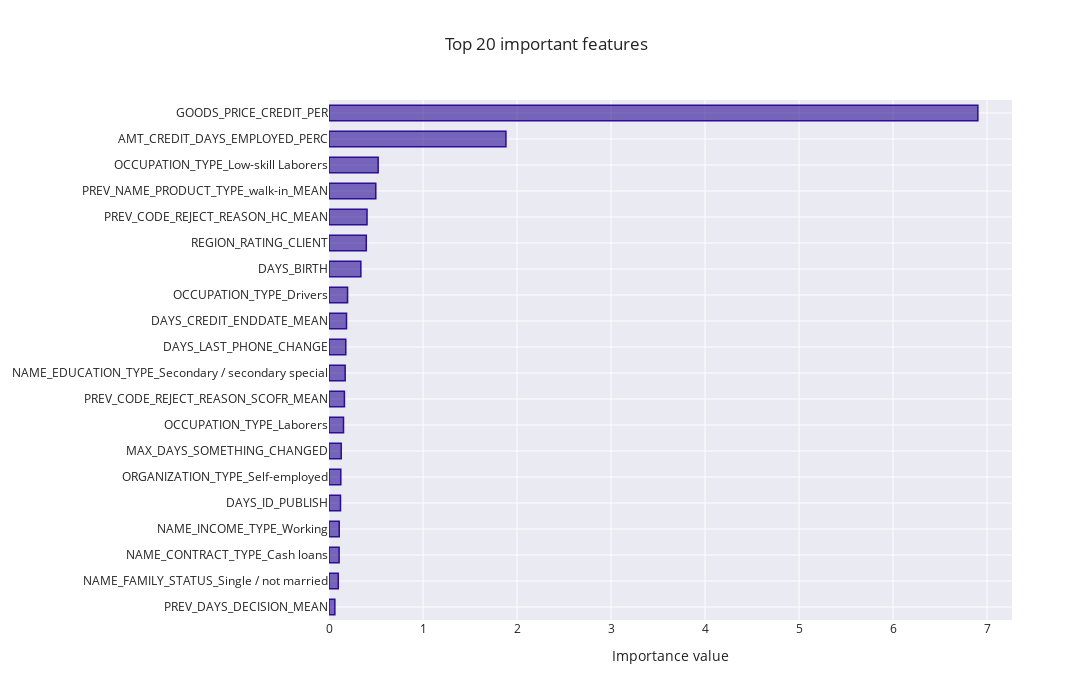

The notebook cell saved with this chart:
### Code cell
# Feautres importance for model
feature_importance_plot(pipe_balance[-1].coef_[0],
                        train,
                        (LOG,run,'Modele/[Balance]/')
                       )

### Figure 1 — Plotly figure (JSON) as saved in the notebook; plotly's stock layout.template omitted (floating-point values rounded to 4 significant figures)
{"data": [{"marker": {"color": "rgba(43, 13, 150, 0.6)", "line": {"color": "rgba(43, 13, 150, 1.0)", "width": 1.5}}, "orientation": "h", "type": "bar", "x": [0.06208, 0.09825, 0.1076, 0.1088, 0.1223, 0.1255, 0.1298, 0.1543, 0.164, 0.1719, 0.1784, 0.1863, 0.1974, 0.3388, 0.3967, 0.4044, 0.4975, 0.5229, 1.882, 6.903], "y": ["PREV_DAYS_DECISION_MEAN", "NAME_FAMILY_STATUS_Single / not married", "NAME_CONTRACT_TYPE_Cash loans", "NAME_INCOME_TYPE_Working", "DAYS_ID_PUBLISH", "ORGANIZATION_TYPE_Self-employed", "MAX_DAYS_SOMETHING_CHANGED", "OCCUPATION_TYPE_Laborers", "PREV_CODE_REJECT_REASON_SCOFR_MEAN", "NAME_EDUCATION_TYPE_Secondary / secondary special", "DAYS_LAST_PHONE_CHANGE", "DAYS_CREDIT_ENDDATE_MEAN", "OCCUPATION_TYPE_Drivers", "DAYS_BIRTH", "REGION_RATING_CLIENT", "PREV_CODE_REJECT_REASON_HC_MEAN", "PREV_NAME_PRODUCT_TYPE_walk-in_MEAN", "OCCUPATION_TYPE_Low-skill Laborers", "AMT_CREDIT_DAYS_EMPLOYED_PERC", "GOODS_PRICE_CREDIT_PER"]}], "layout": {"autosize": false, "bargap": 0.4, "height": 700, "title": {"text": "Top 20 important features"}, "width": 1300, "xaxis": {"autorange": true, "range": [0, 7.266], "title": {"text": "Importance value"}, "type": "linear"}, "yaxis": {"automargin": true, "autorange": true, "range": [-0.5, 19.5], "type": "category"}}}
